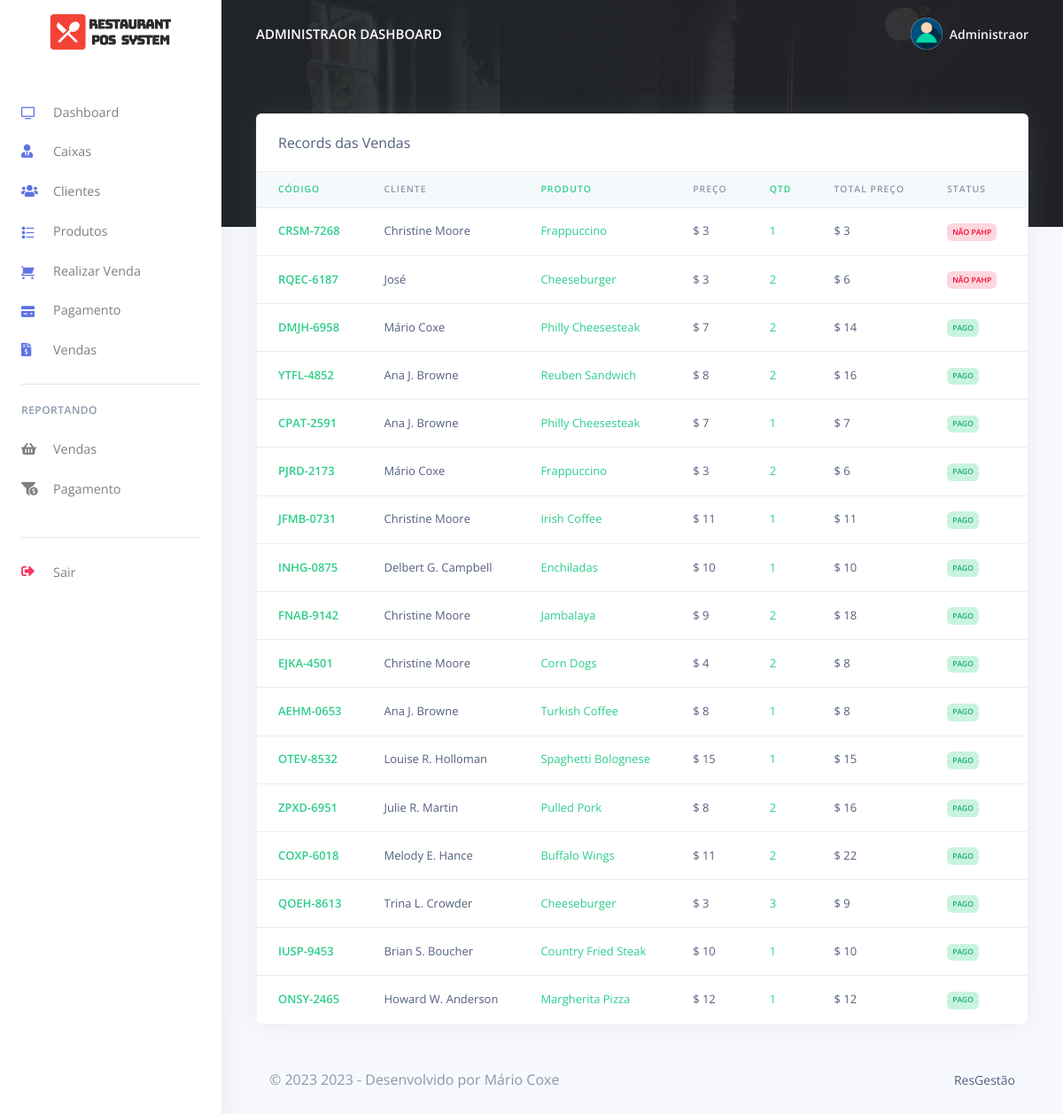
Before: /pos/admin/orders_reports.php (signed in) with the older database file.
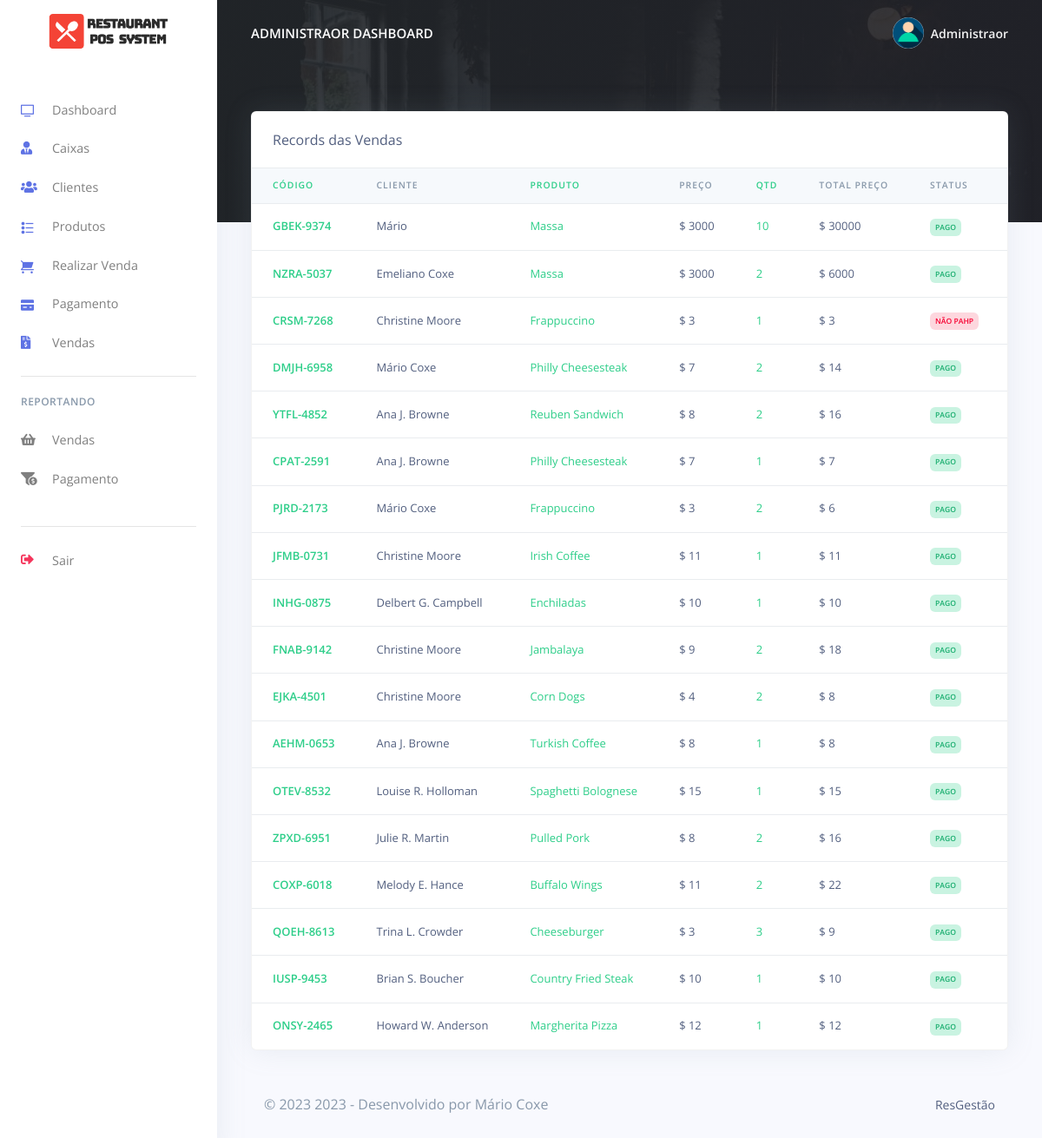
After: the same page with the newer database file.
### tables this page shows
CREATE TABLE `rpos_admin` (
  `admin_id` varchar(200) NOT NULL,
  `admin_name` varchar(200) NOT NULL,
  `admin_email` varchar(200) NOT NULL,
  `admin_password` varchar(200) NOT NULL
);

CREATE TABLE `rpos_orders` (
  `order_id` varchar(200) NOT NULL,
  `order_code` varchar(200) NOT NULL,
  `customer_id` varchar(200) NOT NULL,
  `customer_name` varchar(200) NOT NULL,
  `prod_id` varchar(200) NOT NULL,
  `prod_name` varchar(200) NOT NULL,
  `prod_price` varchar(200) NOT NULL,
  `prod_qty` varchar(200) NOT NULL,
  `order_status` varchar(200) NOT NULL,
  `created_at` timestamp(6) NOT NULL DEFAULT CURRENT_TIMESTAMP(6) ON UPDATE CURRENT_TIMESTAMP(6)
);

### pos/admin/orders_reports.php (the view, shortened to what the changed rows need)
<?php
include('config/config.php');
require_once('partials/_head.php');
?>
<body>
    <?php
    require_once('partials/_sidebar.php');
    ?>
    <div class="main-content">
        <?php
        require_once('partials/_topnav.php');
        ?>
        <div class="container-fluid mt--8">
            <div class="row">
                <div class="col">
                    <div class="card shadow">
                        <div class="table-responsive">
                            <table class="table align-items-center table-flush">
                                <thead class="thead-light">
                                    <tr>
                                        <th class="text-success" scope="col">Código</th>
                                        <th scope="col">Cliente</th>
                                        <th class="text-success" scope="col">Produto</th>
                                        <th scope="col">Preço</th>
                                        <th class="text-success" scope="col">Qtd</th>
                                        <th scope="col">Total Preço</th>
                                        <th scop="col">Status</th>
                                        <th scope="col">Data</th>
                                    </tr>
                                </thead>
                                <tbody>
                                    <?php
                                    $ret = "SELECT * FROM  rpos_orders ORDER BY `created_at` DESC  ";
                                    $stmt = $mysqli->prepare($ret);
                                    $stmt->execute();
                                    $res = $stmt->get_result();
                                    while ($order = $res->fetch_object()) {
                                        $total = ($order->prod_price * $order->prod_qty);
                                    ?>
                                        <tr>
                                            <th class="text-success" scope="row"><?php echo $order->order_code; ?></th>
                                            <td><?php echo $order->customer_name; ?></td>
                                            <td class="text-success"><?php echo $order->prod_name; ?></td>
                                            <td>$ <?php echo $order->prod_price; ?></td>
                                            <td class="text-success"><?php echo $order->prod_qty; ?></td>
                                            <td>$ <?php echo $total; ?></td>
                                            <td><?php if ($order->order_status == '') {
                                                    echo "<span class='badge badge-danger'>Não Pahp</span>";
                                                } else {
                                                    echo "<span class='badge badge-success'>Pago</span>";
                                                } ?></td>
                                            <td><?php echo date('d/M/Y g:i', strtotime($order->created_at)); ?></td>
                                        </tr>
                                    <?php } ?>
                                </tbody>
                            </table>
                        </div>
                    </div>
                </div>
            </div>
        </div>
    </div>
</body>
</html>

### pos/admin/partials/_sidebar.php (shortened to what the changed rows need)
<?php
$admin_id = $_SESSION['admin_id'];
$ret = "SELECT * FROM  rpos_admin  WHERE admin_id = '$admin_id'";
$stmt = $mysqli->prepare($ret);
$stmt->execute();
$res = $stmt->get_result();
while ($admin = $res->fetch_object()) {
?>
  <nav class="navbar navbar-vertical fixed-left navbar-expand-md navbar-light bg-white" id="sidenav-main">
    <div class="container-fluid">
      <a class="navbar-brand pt-0" href="dashboard.php">
        <img src="assets/img/brand/repos.png" class="navbar-brand-img" alt="...">
      </a>
      <div class="collapse navbar-collapse" id="sidenav-collapse-main">
        <ul class="navbar-nav">
          <li class="nav-item">
            <a class="nav-link" href="dashboard.php">
              <i class="ni ni-tv-2 text-primary"></i> Dashboard
            </a>
          </li>
          <li class="nav-item">
            <a class="nav-link" href="hrm.php">
              <i class="fas fa-user-tie text-primary"></i> Caixas
            </a>
          </li>
          <li class="nav-item">
            <a class="nav-link" href="customes.php">
              <i class="fas fa-users text-primary"></i> Clientes
            </a>
          </li>
          <li class="nav-item">
            <a class="nav-link" href="products.php">
              <i class="ni ni-bullet-list-67 text-primary"></i>Produtos
            </a>
          </li>
          <li class="nav-item">
            <a class="nav-link" href="orders.php">
              <i class="ni ni-cart text-primary"></i> Realizar Venda
            </a>
          </li>
          <li class="nav-item">
            <a class="nav-link" href="payments.php">
              <i class="ni ni-credit-card text-primary"></i> Pagamento
            </a>
          </li>
          <li class="nav-item">
            <a class="nav-link" href="receipts.php">
              <i class="fas fa-file-invoice-dollar text-primary"></i> Vendas
            </a>
          </li>
        </ul>
        <hr class="my-3">
        <h6 class="navbar-heading text-muted">Reportando</h6>
        <ul class="navbar-nav mb-md-3">
          <li class="nav-item">
            <a class="nav-link" href="orders_reports.php">
              <i class="fas fa-shopping-basket"></i> Vendas
            </a>
          </li>
          <li class="nav-item">
            <a class="nav-link" href="payments_reports.php">
              <i class="fas fa-funnel-dollar"></i> Pagamento
            </a>
          </li>
        </ul>
        <hr class="my-3">
        <ul class="navbar-nav mb-md-3">
          <li class="nav-item">
            <a class="nav-link" href="logout.php">
              <i class="fas fa-sign-out-alt text-danger"></i> Sair
            </a>
          </li>
        </ul>
      </div>
    </div>
  </nav>
<?php } ?>

### pos/admin/partials/_topnav.php (shortened to what the changed rows need)
<?php
$admin_id = $_SESSION['admin_id'];
$ret = "SELECT * FROM  rpos_admin  WHERE admin_id = '$admin_id'";
$stmt = $mysqli->prepare($ret);
$stmt->execute();
$res = $stmt->get_result();
while ($admin = $res->fetch_object()) {
?>
    <nav class="navbar navbar-top navbar-expand-md navbar-dark" id="navbar-main">
        <div class="container-fluid">
            <a class="h4 mb-0 text-white text-uppercase d-none d-lg-inline-block" href="dashboard.php"><?php echo $admin->admin_name; ?> Dashboard</a>
            <ul class="navbar-nav align-items-center d-none d-md-flex">
                <li class="nav-item dropdown">
                    <a class="nav-link pr-0" href="#" role="button" data-toggle="dropdown" aria-haspopup="true" aria-expanded="false">
                        <div class="media align-items-center">
                            <span class="avatar avatar-sm rounded-circle">
                                <img alt="Image placeholder" src="assets/img/theme/user-a-min.png">
                            </span>
                            <div class="media-body ml-2 d-none d-lg-block">
                                <span class="mb-0 text-sm  font-weight-bold"><?php echo $admin->admin_name; ?></span>
                            </div>
                        </div>
                    </a>
                </li>
            </ul>
        </div>
    </nav>
<?php } ?>

Changed rows visible on the page:
removed rpos_orders: order_code "RQEC-6187", customer_name "José", prod_name "Cheeseburger", prod_price "3", prod_qty "2", total "6", order_status "NÃO PAHP"
added rpos_orders: order_code "GBEK-9374", customer_name "Mário", prod_name "Massa", prod_price "3000", prod_qty "10", total "30000", order_status "PAGO"
added rpos_orders: order_code "NZRA-5037", customer_name "Emeliano Coxe", prod_name "Massa", prod_price "3000", prod_qty "2", total "6000", order_status "PAGO"
